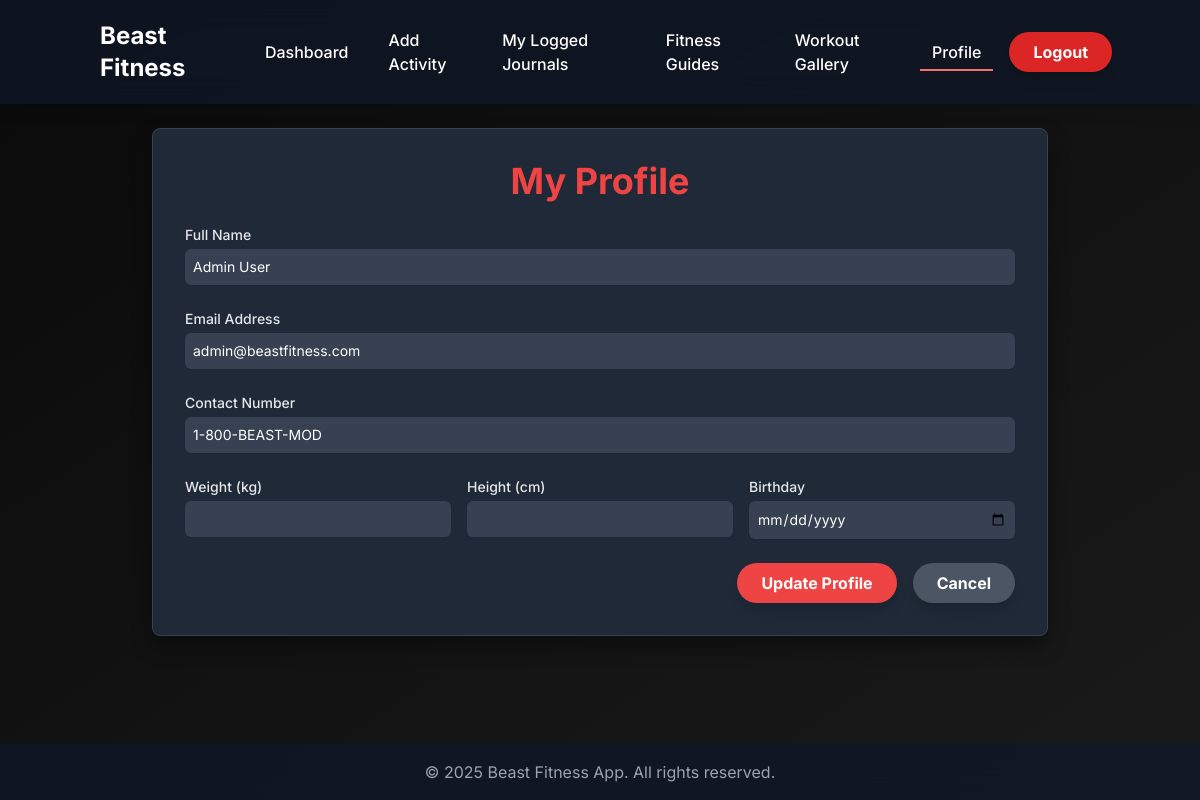
The page /profile.php (signed in) on the database its author committed.
### tables this page shows
CREATE TABLE IF NOT EXISTS `tbl_user` (
  `tbl_user_id` int(11) NOT NULL AUTO_INCREMENT,
  `full_name` varchar(255) NOT NULL,
  `first_name` varchar(255) DEFAULT NULL,
  `last_name` varchar(255) DEFAULT NULL,
  `email` varchar(255) NOT NULL,
  `username` varchar(255) NOT NULL,
  `password` varchar(255) NOT NULL,
  `is_admin` TINYINT(1) NOT NULL DEFAULT 0,
  `contact_number` varchar(15) DEFAULT NULL,
  `weight` decimal(5,2) DEFAULT NULL,
  `height` decimal(5,2) DEFAULT NULL,
  `birthday` date DEFAULT NULL,
  `created_at` timestamp NOT NULL DEFAULT current_timestamp(),
  PRIMARY KEY (`tbl_user_id`),
  UNIQUE KEY `email` (`email`),
  UNIQUE KEY `username` (`username`)
);

### profile.php (the view, shortened to what this page needs)
<?php
include 'conn.php';
$userID = $_SESSION['user_id'];
$userData = null;
try {
    $stmt = $conn->prepare("SELECT `full_name`, `email`, `contact_number`, `weight`, `height`, `birthday` FROM `tbl_user` WHERE `tbl_user_id` = :user_id");
    $stmt->bindParam(':user_id', $userID, PDO::PARAM_INT);
    $stmt->execute();
    if ($stmt->rowCount() > 0) {
        $userData = $stmt->fetch(PDO::FETCH_ASSOC);
    } else {
        session_destroy();
        header("Location: login.php?error=invalid_session");
        exit();
    }
} catch (PDOException $e) {
    error_log("Error fetching user data in profile.php: " . $e->getMessage());
    $message = "Database error. Please try again.";
    $message_class = "bg-red-500";
}
?>
<!DOCTYPE html>
<html lang="en">
<head>
    <script src="https://cdn.tailwindcss.com"></script>
</head>
<body class="bg-gray-100">
    <nav class="bg-gray-900 bg-opacity-75 backdrop-filter backdrop-blur-lg p-4 shadow-lg sticky top-0 z-20">
        <div class="container mx-auto flex justify-between items-center">
            <a href="home.php" class="text-white text-2xl font-bold rounded-md px-3 py-1 transition-colors duration-200 hover:text-red-400">Beast Fitness</a>
            <div id="desktop-menu" class="hidden lg:flex space-x-4 items-center">
                <a href="home.php" class="nav-item text-white px-3 py-2 rounded-md font-medium">Dashboard</a>
                <a href="workout.php" class="nav-item text-white px-3 py-2 rounded-md font-medium">Add Activity</a>
                <a href="past.php" class="nav-item text-white px-3 py-2 rounded-md font-medium">My Logged Journals</a>
                <a href="fitness_guides.php" class="nav-item text-white px-3 py-2 rounded-md font-medium">Fitness Guides</a>
                <a href="workout_gallery.php" class="nav-item text-white px-3 py-2 rounded-md font-medium">Workout Gallery</a>
                <a href="profile.php" class="nav-item text-white px-3 py-2 rounded-md font-medium active">Profile</a>
                <a href="home.php?action=logout" class="nav-item text-white bg-red-600 hover:bg-red-700 font-bold py-2 px-6 rounded-full shadow-lg">Logout</a>
            </div>
        </div>
    </nav>
    <main class="flex-grow container mx-auto p-6">
        <div class="max-w-4xl mx-auto profile-card rounded-lg p-8">
            <h1 class="text-4xl font-bold text-center mb-6 text-red-500">My Profile</h1>
            <form action="update_profile.php" method="POST" class="space-y-6">
                <div>
                    <label for="full_name" class="block text-sm font-medium text-gray-200">Full Name</label>
                    <input type="text" id="full_name" name="full_name" value="<?= htmlspecialchars($userData['full_name'] ?? '') ?>" required class="mt-1 block w-full rounded-md border-gray-600 shadow-sm sm:text-sm p-2 form-input">
                </div>
                <div>
                    <label for="email" class="block text-sm font-medium text-gray-200">Email Address</label>
                    <input type="email" id="email" name="email" value="<?= htmlspecialchars($userData['email'] ?? '') ?>" required class="mt-1 block w-full rounded-md border-gray-600 shadow-sm sm:text-sm p-2 form-input">
                </div>
                <div>
                    <label for="contact_number" class="block text-sm font-medium text-gray-200">Contact Number</label>
                    <input type="tel" id="contact_number" name="contact_number" value="<?= htmlspecialchars($userData['contact_number'] ?? '') ?>" required class="mt-1 block w-full rounded-md border-gray-600 shadow-sm sm:text-sm p-2 form-input">
                </div>
                <div class="grid grid-cols-1 sm:grid-cols-3 gap-4">
                    <div>
                        <label for="weight" class="block text-sm font-medium text-gray-200">Weight (kg)</label>
                        <input type="number" id="weight" name="weight" value="<?= htmlspecialchars($userData['weight'] ?? '') ?>" step="0.1" class="mt-1 block w-full rounded-md border-gray-600 shadow-sm sm:text-sm p-2 form-input">
                    </div>
                    <div>
                        <label for="height" class="block text-sm font-medium text-gray-200">Height (cm)</label>
                        <input type="number" id="height" name="height" value="<?= htmlspecialchars($userData['height'] ?? '') ?>" step="0.1" class="mt-1 block w-full rounded-md border-gray-600 shadow-sm sm:text-sm p-2 form-input">
                    </div>
                    <div>
                        <label for="birthday" class="block text-sm font-medium text-gray-200">Birthday</label>
                        <input type="date" id="birthday" name="birthday" value="<?= htmlspecialchars($userData['birthday'] ?? '') ?>" class="mt-1 block w-full rounded-md border-gray-600 shadow-sm sm:text-sm p-2 form-input">
                    </div>
                </div>
                <div class="flex justify-end space-x-4 mt-6">
                    <button type="submit" class="btn-primary text-white font-bold py-2 px-6 rounded-full shadow-lg">
                        Update Profile
                    </button>
                    <a href="home.php" class="btn-secondary text-white font-bold py-2 px-6 rounded-full shadow-lg">
                        Cancel
                    </a>
                </div>
            </form>
        </div>
    </main>
    <footer class="bg-gray-900 bg-opacity-75 backdrop-filter backdrop-blur-lg text-gray-400 p-4 text-center mt-8">
        <p>&copy; 2025 Beast Fitness App. All rights reserved.</p>
    </footer>
</body>
</html>

### profile.php (style rules this page uses)
body { font-family: 'Inter', sans-serif; background: linear-gradient(to bottom right, #0a0a0a, #1a1a1a); min-height: 100vh; display: flex; flex-direction: column; color: #e2e8f0; }
.nav-item { transition: all 0.3s ease-in-out; position: relative; }
.nav-item::after { content: ''; position: absolute; width: 0; height: 2px; display: block; margin-top: 5px; right: 0; background: #f87171; transition: width 0.4s ease; -webkit-transition: width 0.4s ease; }
.nav-item:hover::after, .nav-item.active::after { width: 100%; left: 0; background: #f87171; }
.profile-card { background-color: #1f2937; border: 1px solid #374151; box-shadow: 0 10px 20px rgba(0, 0, 0, 0.4); transition: transform 0.3s ease; }
.form-input { background-color: #374151; border-color: #4b5563; color: #ffffff; transition: all 0.3s ease; }
.btn-primary { background-color: #ef4444; transition: all 0.3s ease; box-shadow: 0 4px 6px rgba(239, 68, 68, 0.3); }
.btn-secondary { background-color: #4b5563; transition: all 0.3s ease; }

### rows shown on the page
tbl_user: full_name "Admin User", email "admin@beastfitness.com", contact_number "1-800-BEAST-MOD"
